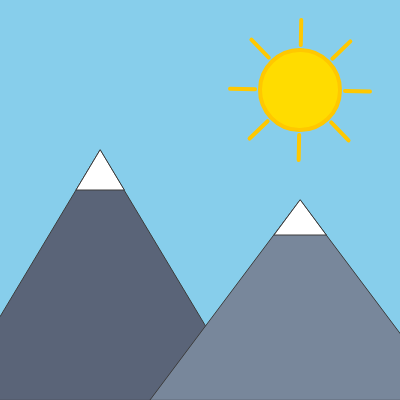
Frame 1 (no input)
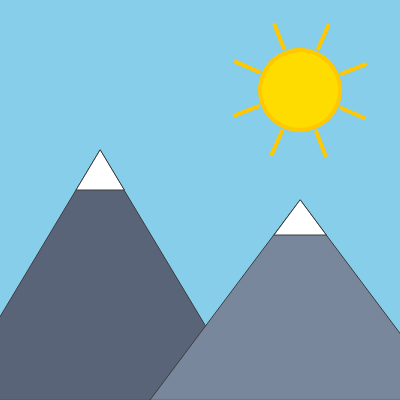
Frame 60 (no input)
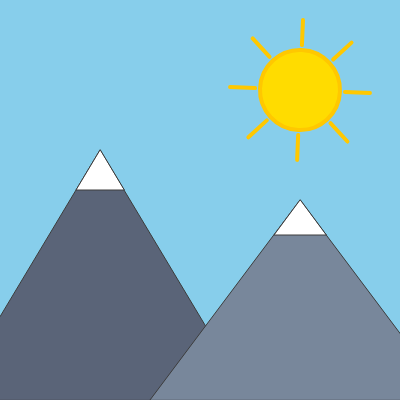
Frame 120 (the mouse pressed at the canvas centre since frame 60)

The p5.js sketch that drew these frames (run headless with seeded random() and noise() and a simulated clock; from frame 60 on, the mouse is pressed at the canvas centre):

// p5.js sketch
// ── sketch.js
function setup() {
  createCanvas(400, 400);
}

function draw() {
  background(135, 206, 235); 

  drawMountains();

  drawSun(300, 90);
}

function drawMountains() {
  stroke(60);
  strokeWeight(1);

  fill(90, 100, 120);
  triangle(-50, 400, 100, 150, 250, 400);
  fill(255);                       
  triangle(100, 150, 76, 190, 124, 190);

  fill(120, 135, 155);
  triangle(150, 400, 300, 200, 450, 400);
  fill(255);                       
  triangle(300, 200, 274, 235, 326, 235);
}

function drawSun(x, y) {
  translate(x, y);              
  rotate(frameCount * 0.02);   

  stroke(255, 200, 0);
  strokeWeight(4);
  for (let i = 0; i < 8; i++) {
    line(45, 0, 70, 0);
    rotate(0.785);
  }

  fill(255, 220, 0);
  circle(0, 0, 80);
}
